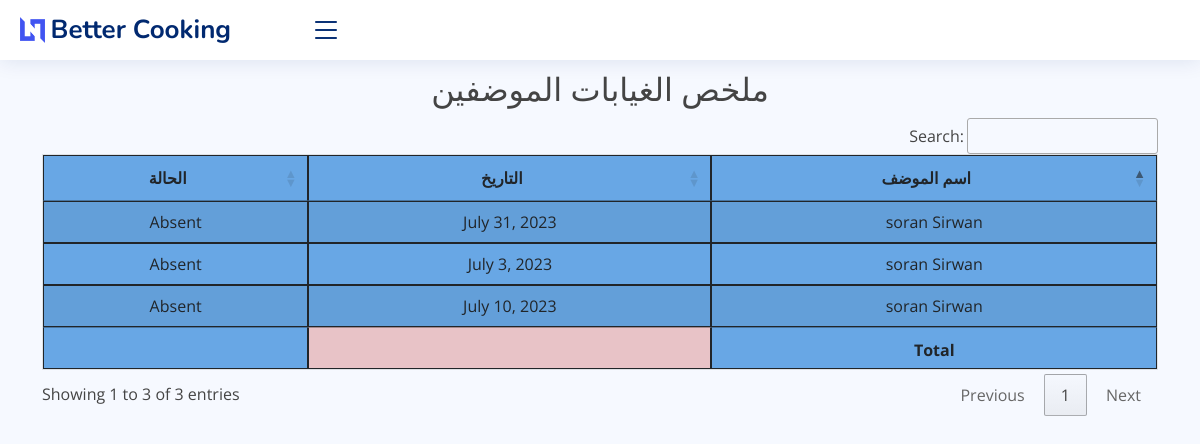
Page /attendance_list/ on the earlier database version.
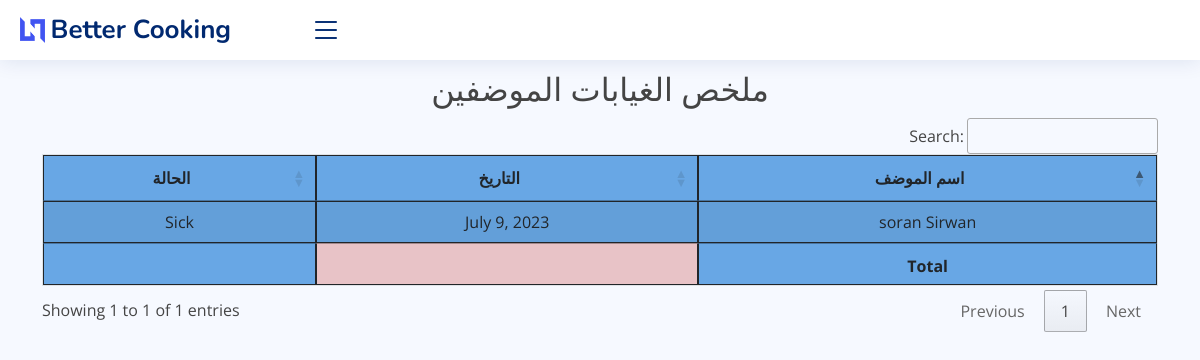
Same page on the later database version.
### core/models.py (models this page shows, shortened)
class Attendance(models.Model):
    employee = models.ForeignKey(Employee, on_delete=models.CASCADE)
    date = models.DateField(default=datetime.now)
    status = models.CharField(max_length=30, choices=(
        ('Present', 'Present'),
        ('Absent', 'Absent'),
        ('Late', 'Late'),
        ('Sick', 'Sick'),
    ))
    note = models.TextField(blank=True)
    class Meta:
        verbose_name_plural = ' الغيابات'

class Employee(models.Model):
    first_name = models.CharField(max_length=50)
    last_name = models.CharField(max_length=50)
    birthdate = models.DateField()
    phone_number = models.CharField(max_length=20)
    relative_phone_number = models.CharField(max_length=20)
    hire_date = models.DateField()
    job_title = models.CharField(max_length=50)
    department = models.CharField(max_length=50)
    def __str__(self):
        return f"{self.first_name} {self.last_name}"
    class Meta:
        verbose_name_plural = ' الموظفون'

### core/views.py (the view)
# urls.py: path('attendance_list/', views.attendance_list, name='attendance_list'),
def attendance_list(request):
    attendances = Attendance.objects.all()
    return render(request, 'core/reports/attendance_list.html', {'attendances': attendances})

### core/templates/core/reports/attendance_list.html (shortened to what this page needs)
{% extends 'core/base.html' %}
{% block content %}
    <br>
    <br> <br>
 <h2 class="text-center"> ملخص الغيابات الموضفين </h2>
    <table id="absent" class="table table-striped" style="background-color: #68a7e5">
        <thead>
        <tr>
            <th>اسم الموضف</th>
            <th>التاریخ</th>
            <th>الحالة</th>
        </tr>
        </thead>
        <tbody>
        {% for i in  attendances %}
            <tr>
                <td>{{ i.employee }}</td>
                <td>{{ i.date }}</td>
                <td>{{ i.status}}</td>
            </tr>
        {% endfor %}
        </tbody>
        <tfoot>
        <th></th>
        <th style="background-color: #e8c3c7"></th>
         <th></th>
        </tfoot>
    </table>
{% endblock %}

Differences in the rows shown:
removed Attendance: employee "soran Sirwan", date "July 31, 2023", status "Absent"
removed Attendance: employee "soran Sirwan", date "July 3, 2023", status "Absent"
removed Attendance: employee "soran Sirwan", date "July 10, 2023", status "Absent"
added Attendance: employee "soran Sirwan", date "July 9, 2023", status "Sick"
Other differences:
text written by a page script: "Search: Showing 1 to 3 of 3 entries Previous 1 Next" → "Search: Showing 1 to 1 of 1 entries Previous 1 Next"
